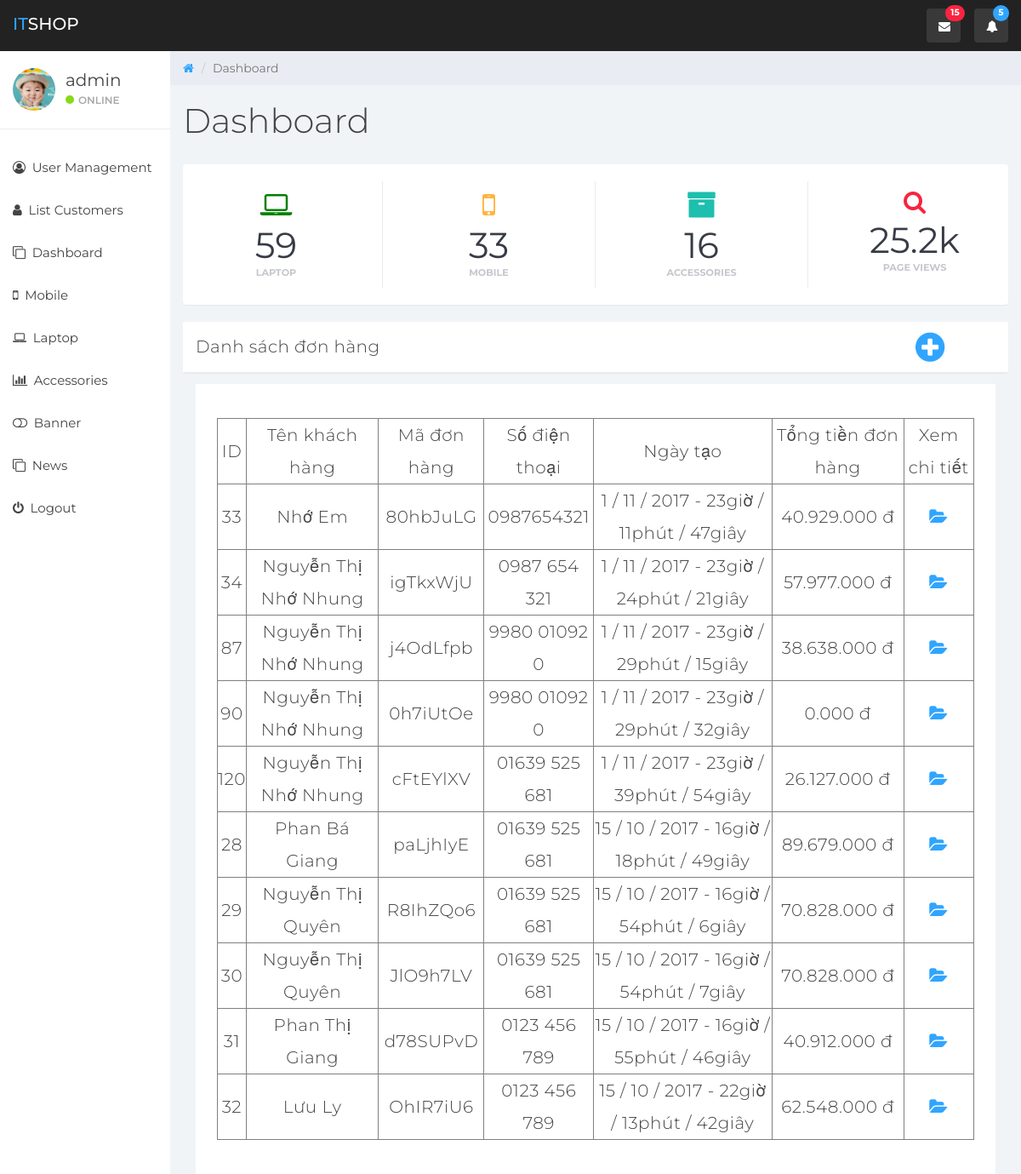
The app's page /admin/controllers/admin_controller.php?action=dashboard (signed in) with its own data.
### tables this page shows
CREATE TABLE `ordered` (
  `id_order` int(11) NOT NULL,
  `cart_id` varchar(100) NOT NULL,
  `name_customer` varchar(255) NOT NULL,
  `phone_number` varchar(120) NOT NULL,
  `email` varchar(100) NOT NULL,
  `adress` varchar(100) NOT NULL,
  `total_price` int(255) NOT NULL,
  `note` text NOT NULL,
  `date_order` text NOT NULL
);

### models/db.php (called while the page is built, shortened)
<?php
class DB{
    public $servername ='localhost';
    public $username ='root';
    public $password ='';
    public $dbname ='dienthoaididong';
    public $conn ;
    public function __construct()
    {
        $this->conn = new  mysqli($this->servername,$this->username, $this->password ,$this->dbname);
        mysqli_set_charset($this->conn,'utf8');
    }
    public function executeQuery($str_sql)
    {
        $result = $this->conn->query($str_sql);
        if($result){
            return $result;
        }else{
            return false;
        }
    }
}
?>

### admin/models/admin_model.php (called while the page is built, shortened)
<?php
 require_once '../../models/db.php';
class AdminModel extends DB{
    public function listDashBoard(){
        $str_sql='SELECT * FROM ordered ORDER BY date_order ASC';
        $result = $this->executeQuery($str_sql);
        return $result;
    }
}

### admin/views/dashboard.php (the view, shortened to what this page needs)
<?php
require_once 'header.php';
require_once 'left_siderbar.php';
?>
<div class="col-sm-9 col-sm-offset-3 col-lg-10 col-lg-offset-2 main">
    <div class="row">
        <ol class="breadcrumb">
            <li><a href="#">
                    <em class="fa fa-home"></em>
                </a></li>
            <li class="active">Dashboard</li>
        </ol>
    </div>
    <div class="row">
        <div class="col-lg-12">
            <h1 class="page-header">Dashboard</h1>
        </div>
    </div>
    <?php include 'top_content.php'?>
    <div class="row">
        <div class="col-md-12">
            <div class="panel panel-default">
                <div class="panel-heading">
                    Danh sách đơn hàng
                    <div class="add-product"><a href ="admin_controller.php?action=add"><i class="fa fa-plus-circle" aria-hidden="true"></i></a></div>
                    <div class="panel-body">
                        <table border="1" align = "center" style="margin: 25px ;text-align: center">
                            <thead>
                            <tr>
                                <td>ID</td>
                                <td>Tên khách hàng</td>
                                <td>Mã đơn hàng</td>
                                <td>Số điện thoại</td>
                                <td>Ngày tạo </td>
                                <td>Tổng tiền đơn hàng</td>
                                <td>Xem chi tiết</td>
                            </tr>
                            </thead>
                            <?php foreach ($_SESSION['dashboard'] as $value){?>
                                <tr>
                                    <td><?php echo $value['id_order']?></td>
                                    <td><?php echo $value['name_customer']?></td>
                                    <td><?php echo $value['cart_id']?></td>
                                    <td><?php echo $value['phone_number']?></td>
                                    <td><?php echo $value['date_order']?></td>
                                    <td><?php echo number_format($value['total_price'] ,3,'.','.')?> đ</td>
                                    <td><a href="admin_controller.php?action=show_detail&cart_id=<?php echo $value['cart_id']?>"><i class="fa fa-folder-open" aria-hidden="true"></i></a></td>
                                </tr>
                            <?php }?>
                        </table>
                    </div>
                </div>
            </div>
        </div>
    </div>
</div>
</body>
</html>

### admin/views/css/styles.css (style rules this page uses)
body { background: #f1f4f7; padding-top: 60px; font-size: 14px; color: #444444; font-family: "Montserrat", "Helvetica Neue", Helvetica, Arial, sans-serif; }
a, a:hover, a:focus { color: #30a5ff; }
h1, h2, h3, h4, h5, h6 { color: #444444; }
h1 { font-weight: 300; font-size: 40px; }
.add-product .fa-plus-circle { font-size: 40px; }
.panel-body { padding :15px 0px; background-color: white; margin-top:25px; text-align: center; }
.panel { border: 0; }
.panel-heading { font-size: 20px; font-weight: 300; letter-spacing: 0.025em; height: 60px; line-height: 38px; }
.panel-default .panel-heading { background: #fff; border-bottom: 1px solid #e9ecf2; color: #444444; }
.panel-heading .add-product { width:10%; float:right; }
.breadcrumb { border-radius: 0; padding: 10px 15px 10px 15px; background: #e9ecf2; margin: 0; }
h1.page-header { margin-top: 20px; border-bottom: 0; }

### records on screen
ordered: id_order "33", name_customer "Nhớ Em", cart "80hbJuLG", phone_number "0987654321", date_order "1 / 11 / 2017 - 23giờ / 11phút / 47giây", total_price "40.929.000"
ordered: id_order "34", name_customer "Nguyễn Thị Nhớ Nhung", cart "igTkxWjU", phone_number "0987 654 321", date_order "1 / 11 / 2017 - 23giờ / 24phút / 21giây", total_price "57.977.000"
ordered: id_order "87", name_customer "Nguyễn Thị Nhớ Nhung", cart "j4OdLfpb", phone_number "9980 01092 0", date_order "1 / 11 / 2017 - 23giờ / 29phút / 15giây", total_price "38.638.000"
ordered: id_order "90", name_customer "Nguyễn Thị Nhớ Nhung", cart "0h7iUtOe", phone_number "9980 01092 0", date_order "1 / 11 / 2017 - 23giờ / 29phút / 32giây", total_price "0.000"
ordered: id_order "120", name_customer "Nguyễn Thị Nhớ Nhung", cart "cFtEYlXV", phone_number "01639 525 681", date_order "1 / 11 / 2017 - 23giờ / 39phút / 54giây", total_price "26.127.000"
ordered: id_order "28", name_customer "Phan Bá Giang", cart "paLjhIyE", phone_number "01639 525 681", date_order "15 / 10 / 2017 - 16giờ / 18phút / 49giây", total_price "89.679.000"
ordered: id_order "29", name_customer "Nguyễn Thị Quyên", cart "R8IhZQo6", phone_number "01639 525 681", date_order "15 / 10 / 2017 - 16giờ / 54phút / 6giây", total_price "70.828.000"
ordered: id_order "30", name_customer "Nguyễn Thị Quyên", cart "JlO9h7LV", phone_number "01639 525 681", date_order "15 / 10 / 2017 - 16giờ / 54phút / 7giây", total_price "70.828.000"
ordered: id_order "31", name_customer "Phan Thị Giang", cart "d78SUPvD", phone_number "0123 456 789", date_order "15 / 10 / 2017 - 16giờ / 55phút / 46giây", total_price "40.912.000"
ordered: id_order "32", name_customer "Lưu Ly", cart "OhIR7iU6", phone_number "0123 456 789", date_order "15 / 10 / 2017 - 22giờ / 13phút / 42giây", total_price "62.548.000"

### other values on screen
$username "admin"
$count_mobile "59"
$count_laptop "33"
$count_accessories "16"
